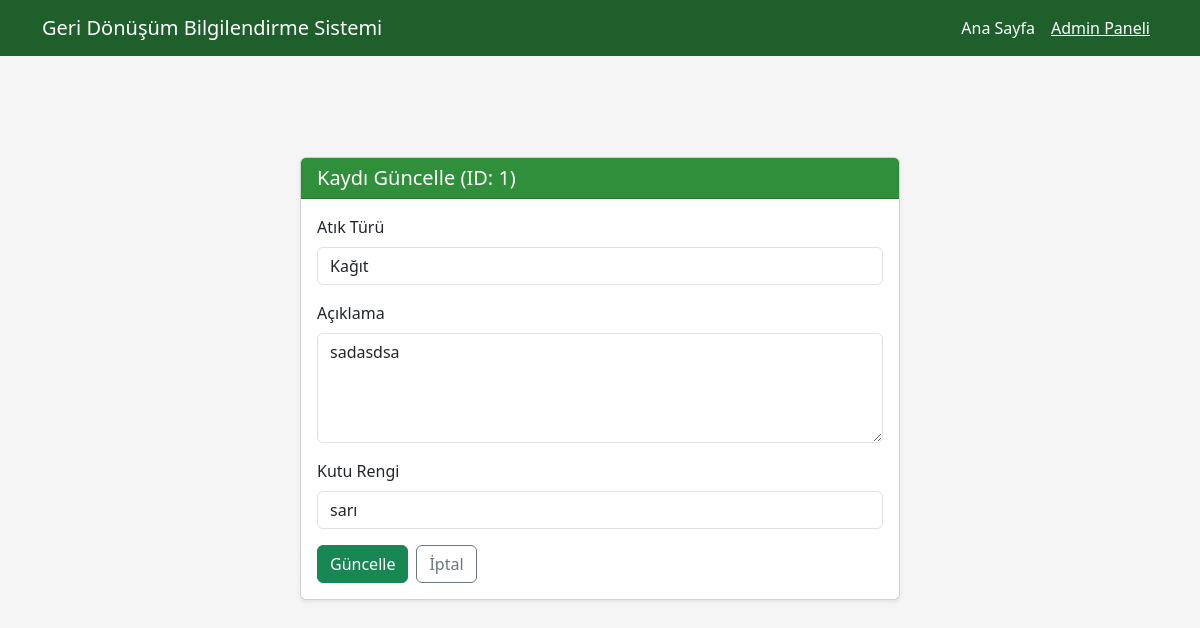
The app's page /guncelle/1, older data.
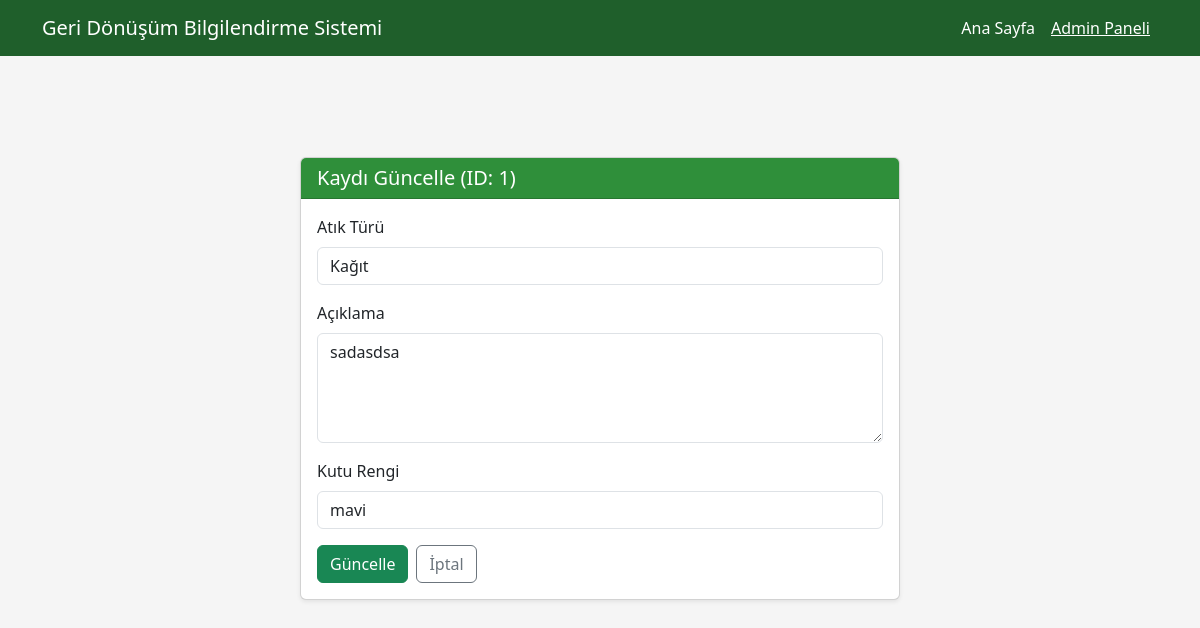
The same page, newer data.
### app.py (models this page shows, shortened)
class Atik(db.Model):
    id = db.Column(db.Integer, primary_key=True)
    tur = db.Column(db.String(50), nullable=False)
    aciklama = db.Column(db.Text, nullable=False)
    kutu_rengi = db.Column(db.String(20), nullable=False)

### app.py (the view)
@app.route("/guncelle/<int:atik_id>")
def guncelle_sayfa(atik_id):
    atik = Atik.query.get_or_404(atik_id)
    return render_template("guncelle.html", atik=atik)

### templates/guncelle.html (shortened to what this page needs)
<!DOCTYPE html>
<html lang="tr">
<head>
    <link
        href="https://cdn.jsdelivr.net/npm/bootstrap@5.3.3/dist/css/bootstrap.min.css"
        rel="stylesheet"
    >
</head>
<body>
<div class="top-banner">
</div>
<nav class="navbar navbar-expand-lg navbar-custom fixed-top">
    <div class="container">
        <a class="navbar-brand" href="{{ url_for('index') }}">Geri Dönüşüm Bilgilendirme Sistemi</a>
        <div class="collapse navbar-collapse" id="navAdmin">
            <ul class="navbar-nav ms-auto">
                <li class="nav-item">
                    <a class="nav-link" href="{{ url_for('index') }}">Ana Sayfa</a>
                </li>
                <li class="nav-item">
                    <a class="nav-link active" aria-current="page" href="{{ url_for('admin') }}">Admin Paneli</a>
                </li>
            </ul>
        </div>
    </div>
</nav>
<div class="container page-title">
    <div class="form-container">
        <div class="card shadow-sm">
            <div class="card-header">
                <h5 class="mb-0">Kaydı Güncelle (ID: {{ atik.id }})</h5>
            </div>
            <div class="card-body">
                <form action="{{ url_for('guncelle', atik_id=atik.id) }}" method="post">
                    <div class="mb-3">
                        <label class="form-label">Atık Türü</label>
                        <input
                            type="text"
                            class="form-control"
                            name="tur"
                            value="{{ atik.tur }}"
                            required
                        >
                    </div>
                    <div class="mb-3">
                        <label class="form-label">Açıklama</label>
                        <textarea
                            class="form-control"
                            name="aciklama"
                            rows="4"
                            required
                        >{{ atik.aciklama }}</textarea>
                    </div>
                    <div class="mb-3">
                        <label class="form-label">Kutu Rengi</label>
                        <input
                            type="text"
                            class="form-control"
                            name="kutu_rengi"
                            value="{{ atik.kutu_rengi }}"
                            required
                        >
                    </div>
                    <div class="d-flex gap-2">
                        <button type="submit" class="btn btn-success">
                            Güncelle
                        </button>
                        <a href="{{ url_for('admin') }}" class="btn btn-outline-secondary">
                            İptal
                        </a>
                    </div>
                </form>
            </div>
        </div>
    </div>
</div>
</body>
</html>

### templates/guncelle.html (style rules this page uses)
body { background-color: #f5f5f5; }
.top-banner { background-color: #2f8f3a; color: #fff; padding: 8px 0; font-size: 14px; text-align: center; }
.navbar-custom { background-color: #1f5f2b; }
.navbar-custom .nav-link, .navbar-custom .navbar-brand { color: #fff !important; font-weight: 500; }
.navbar-custom .nav-link.active { text-decoration: underline; }
.page-title { margin-top: 120px; margin-bottom: 40px; }
.card-header { background-color: #2f8f3a; color: #fff; font-weight: 600; }
.form-container { max-width: 600px; margin: 0 auto; }

Row changes from the older to the newer data that the page shows:
changed Atik "Kağıt": kutu_rengi "sarı" → "mavi"
